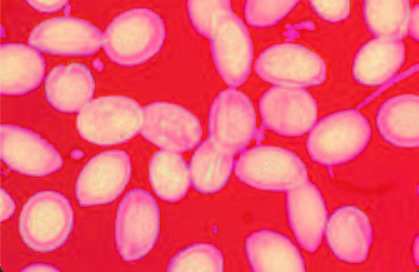
#> input picture Nomor1.jpg, 419 x 272 px, found by its file name
$ python 61_suplemen6_crop.py
#> lines starting #> are read from the running program, lines starting #| are printed output that depends on the picture
import cv2
import numpy as np
from matplotlib import pyplot as plt

imggambar = cv2.imread("./Nomor1.jpg", -1)
#> imggambar is the input picture: shape (272, 419, 3); mean B, G, R 110.3, 86.8, 240

# ===========
imgCropped = imggambar[50:150, 150:350]
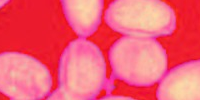
#> imgCropped: shape (100, 200, 3); mean B, G, R 117.2, 94.3, 243.5
cv2.imshow('original size Image', imggambar)
cv2.imshow("citra hasil crop", imgCropped)
# cv2.imshow("citra hasil crop",imggambar)
cv2.waitKey(0)
cv2.destroyAllWindows

$ run again, with Nomor3.jpg copied over Nomor1.jpg
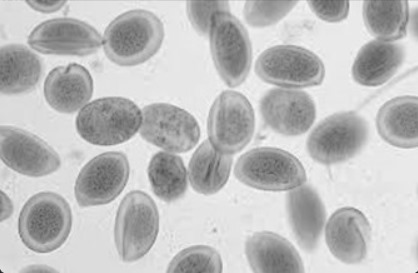
#> input picture Nomor3.jpg, 418 x 273 px, found by its file name
#> imggambar is the input picture: shape (273, 418, 3); mean B, G, R 190.1, 190.1, 190.1
#> `imgCropped = imggambar[50:150, 150:350]`:
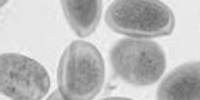
#> imgCropped: shape (100, 200, 3); min 104, max 247, mean 189.1
